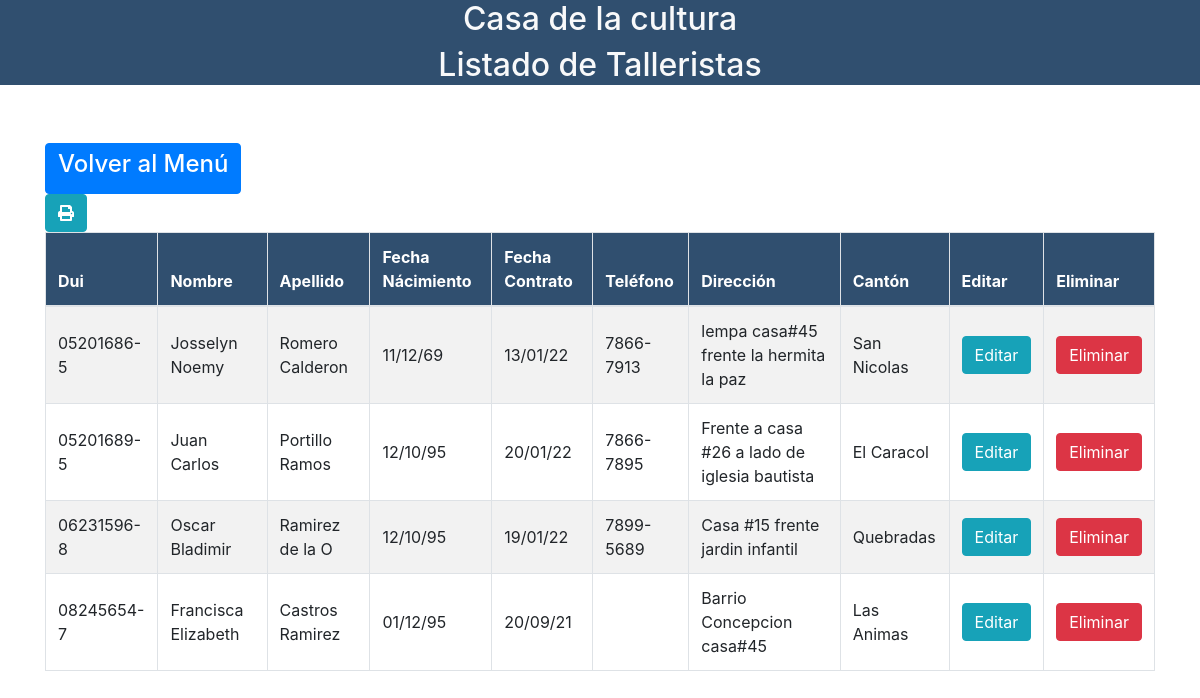
The app's page /Ver_Tallerista.php with its own data.
### tables this page shows
CREATE TABLE `tb_talleristas`  (
  `dui_tallerista` varchar(10) NOT NULL,
  `nombre_tallerista` varchar(50) NULL DEFAULT NULL,
  `apellido_tallerista` varchar(50) NULL DEFAULT NULL,
  `sexo_tallerista` varchar(4) NULL DEFAULT '',
  `fecha_nacimiento_tallerista` date NULL DEFAULT NULL,
  `fecha_contrato_tallerista` date NULL DEFAULT NULL,
  `direccion_tallerista` text NULL,
  `id_canton` int(11) NULL DEFAULT NULL,
  `telefono` varchar(9) NULL DEFAULT NULL,
  PRIMARY KEY (`dui_tallerista`) USING BTREE,
  INDEX `fk_empleado_canton`(`id_canton`) USING BTREE,
  CONSTRAINT `fk_canton_tallerista` FOREIGN KEY (`id_canton`) REFERENCES `tb_cantones` (`id_canton`) ON DELETE RESTRICT ON UPDATE RESTRICT
);

CREATE TABLE `tb_cantones`  (
  `id_canton` int(11) NOT NULL AUTO_INCREMENT,
  `nombre_canton` varchar(100) NULL DEFAULT NULL,
  `id_municipio` int(11) NULL DEFAULT NULL,
  PRIMARY KEY (`id_canton`) USING BTREE,
  INDEX `fk_municipio_canton`(`id_municipio`) USING BTREE,
  CONSTRAINT `fk_municipio_canton` FOREIGN KEY (`id_municipio`) REFERENCES `tb_municipios` (`id_municipio`) ON DELETE RESTRICT ON UPDATE RESTRICT
);

### Ver_Tallerista.php (the view, shortened to what this page needs)
<?php
$con = conectar();
?>
<!doctype html>
<html lang="en">
<head>
    <link rel="stylesheet" href="tablas_css/bootstrap/css/bootstrap.min.css">
    <link rel="stylesheet" href="tablas_css/main.css">
    <link rel="stylesheet" type="text/css" href="tablas_css/datatables/datatables.min.css" />
    <link rel="stylesheet" type="text/css" href="tablas_css/datatables/DataTables-1.10.18/css/dataTables.bootstrap4.min.css">
    <link rel="stylesheet" href="https://use.fontawesome.com/releases/v5.8.2/css/all.css">
    <link rel="stylesheet" href="./vendor/sweetalert2/dist/sweetalert2.min.css">
</head>
<body>
    <header>
        <h2 class="text-center text-light">Casa de la cultura</h2>
        <h2 class="text-center text-light">Listado de Talleristas</h2>
    </header>
    <div style="height:50px"></div>
    <div class="container">
        <a href="http://localhost/ProyectoCultura/menu_administrador.php" class="btn btn-primary">
            <h4> Volver al Menú </h4>
        </a>
            <br>
        <a href="./reporte_tallerista.php" class="btn btn-info">
        <i class="fa fa-print"></i>
        </a>
        <br>
        <div class="row">
            <div class="col-lg-12">
                <div class="table-responsive">
                    <table id="example" class="table table-striped table-bordered" cellspacing="0" width="100%">
                        <thead>
                            <tr>
                                <th>Dui</th>
                                <th>Nombre</th>
                                <th>Apellido</th>
                                <th>Fecha Nácimiento</th>
                                <th>Fecha Contrato</th>
                                <th>Teléfono</th>
                                <th>Dirección</th>
                                <th>Cantón</th>
                                <th>Editar</th>
                                <th>Eliminar</th>
                            </tr>
                        </thead>
                        <tbody>
                            <?php
                            $sql = "SELECT
                                         c.nombre_canton,
                                         t.dui_tallerista,
                                         t.nombre_tallerista,
                                         t.apellido_tallerista,
                                         DATE_FORMAT(t.fecha_nacimiento_tallerista,'%d/%m/%y') AS fecha_nacimiento_tallerista,
                                         DATE_FORMAT(t.fecha_contrato_tallerista,'%d/%m/%y') AS fecha_contrato_tallerista,
                                         t.direccion_tallerista,
                                         t.telefono
                                     FROM
                                         tb_talleristas AS t
                                         INNER JOIN
                                         tb_cantones AS c
                                         ON
                                             t.id_canton = c.id_canton";
                            $query = mysqli_query($con, $sql);
                            while ($row = mysqli_fetch_array($query)) {
                            ?>
                                <tr>
                                    <td><?php echo $row['dui_tallerista'] ?></td>
                                    <td><?php echo $row['nombre_tallerista'] ?></td>
                                    <td><?php echo $row['apellido_tallerista'] ?></td>
                                    <td><?php echo $row['fecha_nacimiento_tallerista'] ?></td>
                                    <td><?php echo $row['fecha_contrato_tallerista'] ?></td>
                                    <td><?php echo $row['telefono'] ?></td>
                                    <td><?php echo $row['direccion_tallerista'] ?></td>
                                    <td><?php echo $row['nombre_canton'] ?></td>
                                    <td><a href="FormActualizar_Tallerista.php?dui=<?php echo $row['dui_tallerista'] ?>" class="btn btn-info">Editar</a></td>
                                    <td><a href="javascript:void(0)" class="btn btn-danger" id="delete_dui" data-id="<?php echo $row['dui_tallerista'] ?>">Eliminar</a></td>
                                </tr>
                            <?php
                            }
                            ?>
                        </tbody>
                    </table>
                </div>
            </div>
        </div>
    </div>
</body>
</html>

### tablas_css/main.css (style rules this page uses)
header { background: #304f6f; }
table th { background-color: #304f6f !important; color: white; }
table>tbody>tr>td { vertical-align: middle !important; }

### records on screen
tb_talleristas: dui_tallerista "05201686-5", nombre_tallerista "Josselyn Noemy", apellido_tallerista "Romero Calderon", fecha_nacimiento_tallerista "11/12/69", fecha_contrato_tallerista "13/01/22", telefono "7866-7913", direccion_tallerista "lempa casa#45 frente la hermita la paz", id_canton.nombre_canton "San Nicolas"
tb_talleristas: dui_tallerista "05201689-5", nombre_tallerista "Juan Carlos", apellido_tallerista "Portillo Ramos", fecha_nacimiento_tallerista "12/10/95", fecha_contrato_tallerista "20/01/22", telefono "7866-7895", direccion_tallerista "Frente a casa #26 a lado de iglesia bautista", id_canton.nombre_canton "El Caracol"
tb_talleristas: dui_tallerista "06231596-8", nombre_tallerista "Oscar Bladimir", apellido_tallerista "Ramirez de la O", fecha_nacimiento_tallerista "12/10/95", fecha_contrato_tallerista "19/01/22", telefono "7899-5689", direccion_tallerista "Casa #15 frente jardin infantil", id_canton.nombre_canton "Quebradas"
tb_talleristas: dui_tallerista "08245654-7", nombre_tallerista "Francisca Elizabeth", apellido_tallerista "Castros Ramirez", fecha_nacimiento_tallerista "01/12/95", fecha_contrato_tallerista "20/09/21", direccion_tallerista "Barrio Concepcion casa#45", id_canton.nombre_canton "Las Animas"
